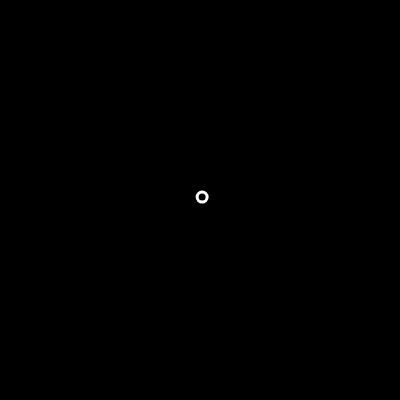
Frame 1 (no input)
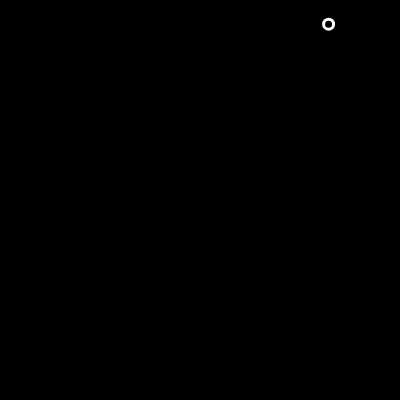
Frame 60 (no input)
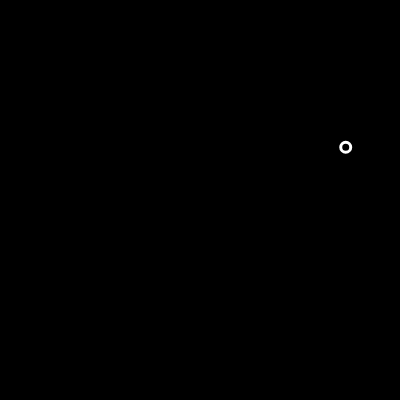
Frame 120 (the mouse pressed at the canvas centre since frame 60)

The p5.js sketch that drew these frames (run headless with seeded random() and noise() and a simulated clock; from frame 60 on, the mouse is pressed at the canvas centre):

// p5.js sketch
// ── sketch.js
var bubble;

function setup() {
  createCanvas(400, 400);
  bubble = new Bubble()
}

function draw() {
  background(0);
  bubble.move();
  bubble.bounce();
  bubble.show();
}

class Bubble {
  constructor() {
    this.x = 200;
    this.y = 200;
    this.speedX = random(-5, 5);
    this.speedY = random(-5, 5);
  }
  move() {
    this.x = this.x + this.speedX
    this.y = this.y + this.speedY
  }
  bounce() {
    if (this.x > width || this.x < 0) {
      this.speedX = -this.speedX
    }
    if (this.y > height || this.y < 0) {
      this.speedY = -this.speedY
    }
  }
  show() {
    stroke(255)
    strokeWeight(3)
    noFill()
    ellipseMode(CENTER)
    ellipse(this.x, this.y, 10)
    // ellipse(this.x, this.y, 10, 10)
  }
}
